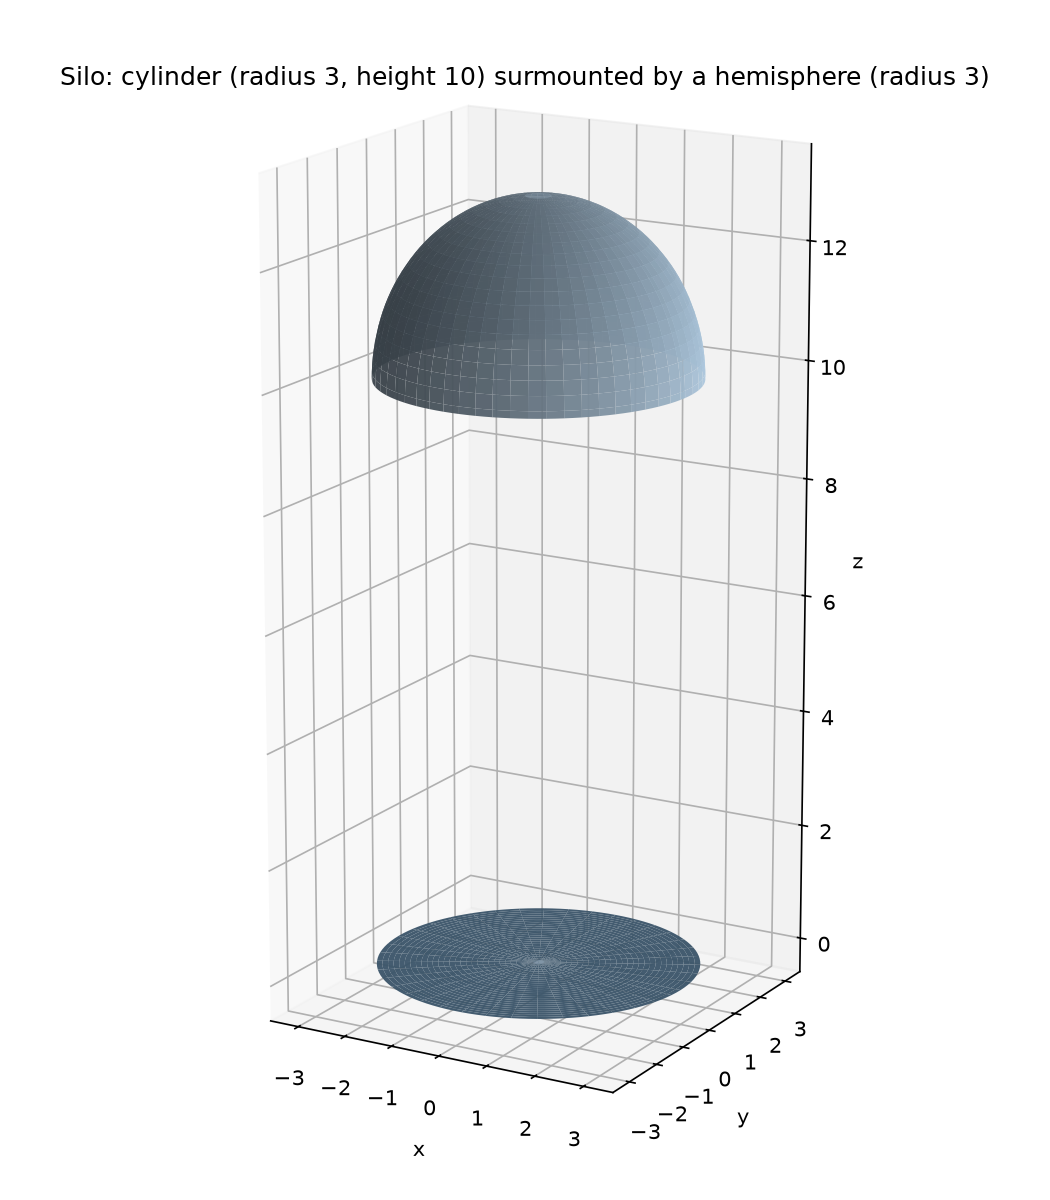

Python code for this plot:
"""Problem 15.9.43: matplotlib 3D drawing of a silo.

Silo = cylinder radius 3, height 10 (from z = 0 to z = 10), topped by a
hemisphere of radius 3 centred at (0, 0, 10).
"""

import numpy as np
import matplotlib
matplotlib.use("Agg")
import matplotlib.pyplot as plt

R, H = 3.0, 10.0

fig = plt.figure(figsize=(7.0, 8.0))
ax = fig.add_subplot(111, projection="3d")

# Cylinder wall: 0 <= z <= 10.
t = np.linspace(0, 2 * np.pi, 120)
z = np.linspace(0.0, H, 1)
TT, ZZ = np.meshgrid(t, z)
xc = R * np.cos(TT)
yc = R * np.sin(TT)
ax.plot_surface(xc, yc, ZZ, color="#8fb8de", alpha=0.9,
                rstride=3, cstride=3, shade=True)

# Bottom disk z = 0.
rd = np.linspace(0.0, R, 30)
TD, RD = np.meshgrid(t, rd)
xb = RD * np.cos(TD)
yb = RD * np.sin(TD)
zb = np.zeros_like(xb)
ax.plot_surface(xb, yb, zb, color="#6d9dc5", alpha=0.95)

# Hemisphere dome: x = R sin(phi) cos(theta), y = R sin(phi) sin(theta),
# z = H + R cos(phi),  0 <= phi <= pi/2.
phi = np.linspace(0.0, np.pi / 2, 40)
TP, RP = np.meshgrid(t, phi)
xd = R * np.sin(RP) * np.cos(TP)
yd = R * np.sin(RP) * np.sin(TP)
zd = H + R * np.cos(RP)
ax.plot_surface(xd, yd, zd, color="#b7d3ea", alpha=0.95,
                rstride=2, cstride=2, shade=True)

ax.set_xlabel("x")
ax.set_ylabel("y")
ax.set_zlabel("z")
ax.set_title("Silo: cylinder (radius 3, height 10) surmounted by a hemisphere (radius 3)")
ax.set_box_aspect((1, 1, 2.2))
ax.set_xlim(-3.6, 3.6)
ax.set_ylim(-3.6, 3.6)
ax.set_zlim(-0.6, 13.6)
ax.view_init(elev=16, azim=-60)
fig.tight_layout()
fig.savefig("calculus-15.9.43/solution/part1_figure1.png", dpi=150)
print("saved part1_figure1.png")
